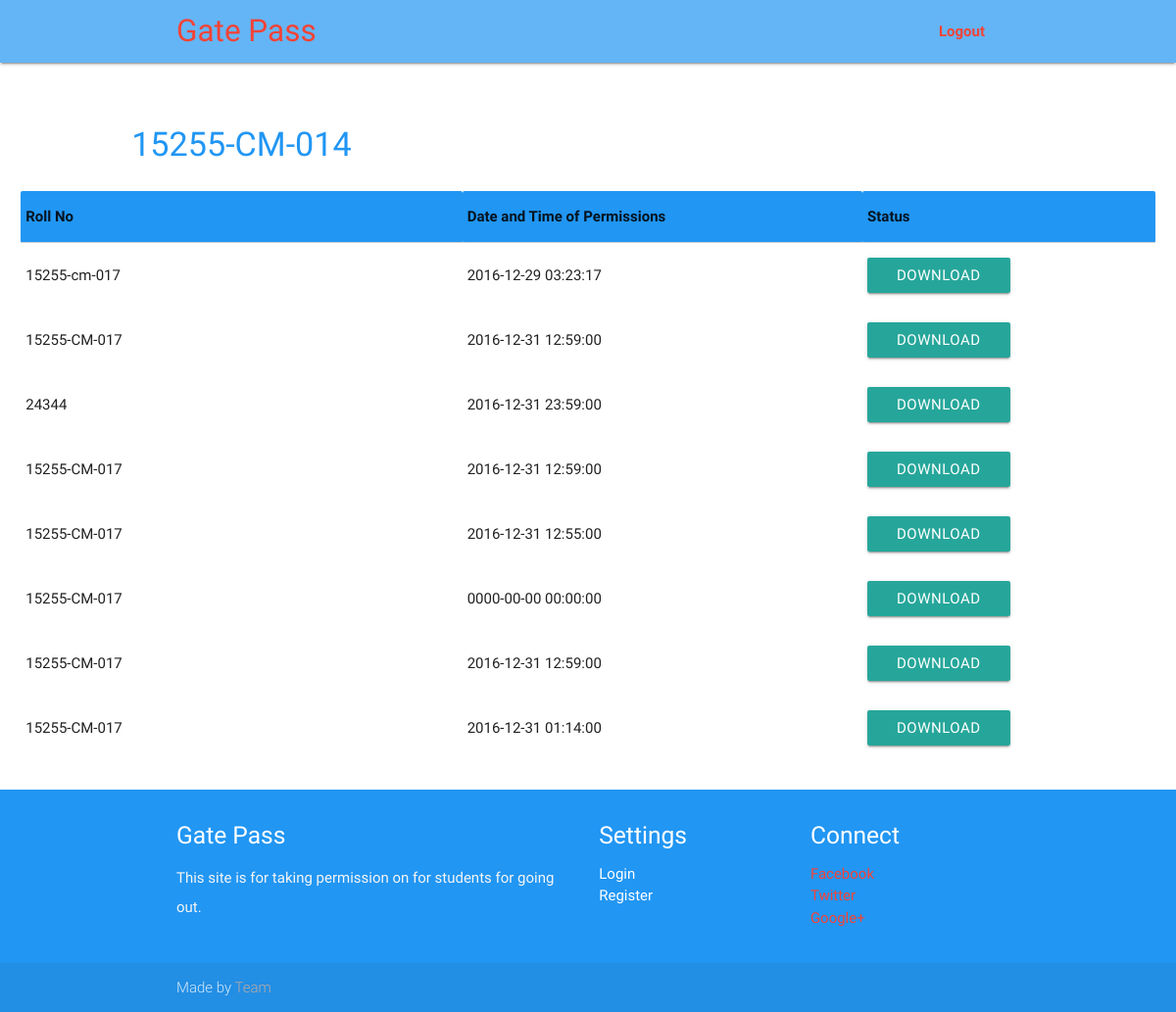
Screenshot of /dashboard3.php (signed in) with the database file from the repository.
### tables this page shows
CREATE TABLE `report` (
  `id` int(11) NOT NULL,
  `name` varchar(55) NOT NULL,
  `rollno` varchar(20) NOT NULL,
  `college` varchar(80) NOT NULL,
  `branch` varchar(80) NOT NULL,
  `date` date NOT NULL,
  `time` time NOT NULL,
  `subject` varchar(80) NOT NULL,
  `status` int(11) NOT NULL DEFAULT '3'
);

### dashboard3.php (the view, shortened to what this page needs)
<!DOCTYPE html>
<html>
<head>
  <link href="css/materialize.min.css" type="text/css" rel="stylesheet" media="screen,projection"/>
  <link href="css/style.css" type="text/css" rel="stylesheet" media="screen,projection"/>
</head>
<body class="white lighten-4">
  <nav class="blue lighten-2" role="navigation">
    <div class="nav-wrapper container">
      <a id="logo-container" style="" href="#" class="red-text text-darker-5 brand-logo">Gate Pass</a>
      <ul class="right ">
        <li class="cn"><a href="logout.php" class="red-text hvr-underline-from-center"><b>Logout</b></a></li>
      </ul>
    </div>
  </nav>
<div id="adc">
<center>
<div style="padding: 10px;">
	<br>
 <div class="row">
    <div id="test1" class="col s12">
    <table style="width: 100%;" class="highlight responsive-table">
        <thead>
       	  <tr>
       	  	<th >
       	  		<center><h4 class="blue-text">
<?php
            $servername = "localhost";
            $username = "root";
            $password = "";
            $dbname = "gatepass";
            $conn = new mysqli($servername, $username, $password, $dbname);
if(!isset($_SESSION['rollno']) && !isset($_SESSION['password'])){
  header('Location:index.php');
}else{
	echo $_SESSION["rollno"];
}
?></h4></center></th>
       	  </tr>
          <tr class="blue">
              <th data-field="rollno">Roll No</th>
              <th data-field="id">Date and Time of Permissions</th>
              <th cellspacing="100%!important;" data-field="price">Status</th>
          </tr>
        </thead>
        <tbody>
			<?php
      $i=355;
				$sa=mysqli_query($conn,"select * from report where status=1");
				while($ss=mysqli_fetch_array($sa)){
						echo '<tr><td>'.$ss['rollno'].'</td><td>'. $ss['date']." " . $ss['time']. '</td><td>';
						echo '<a id="moda" href="#modal'.$i.'" class="btn btn-small waves-effect waves-blue" >Download</a>';
						echo '<div id="modal'.$i.'" class="modal"><div class="modal-content">
							<center><h4 class="blue-text">Download the QR code</h4>
							<div id="qrcodeCanvs'.$i.'"></div></center>
							<div class="modal-footer"><a href="#!"  class=" modal-action modal-close waves-effect waves-green btn-flat">Close</a></div>
						</div>';
      $i++;
        }
      echo  '</td></tr>';
			 ?>
        </tbody>
      </table></div>
</center>
</div></div></div>
<footer class="page-footer blue">
    <div class="container">
      <div class="row">
        <div class="col l6 s12">
          <h5 class="white-text">Gate Pass</h5>
          <p class="grey-text text-lighten-4">This site is for taking permission on for students for going out.</p>
        </div>
        <div class="col l3 s12">
          <h5 class="white-text">Settings</h5>
          <ul>
            <li><a class="white-text" href="search.php">Login</a></li>
            <li><a class="white-text" href="register.php">Register</a></li>
          </ul>
        </div>
        <div class="col l3 s12">
          <h5 class="white-text">Connect</h5>
          <ul>
            <li><a class="red-text" href="#!">Facebook</a></li>
            <li><a class="red-text" href="#!">Twitter</a></li>
            <li><a class="red-text" href="#!">Google+</a></li>
          </ul>
        </div>
      </div>
    </div>
    <div class="footer-copyright">
      <div class="container">Made by <a class="brown-text text-lighten-3" style="cursor: wait;" href="#">Team</a>
      </div>
    </div>
  </footer>
</body>
</html>

### css/style.css (style rules this page uses)
nav ul a, nav .brand-logo { color: #444; }
p { line-height: 2rem; }
footer.page-footer { margin: 0; }

### dashboard3.php (style rules this page uses)
.hvr-underline-from-center:before { background: #7e57c2!important; }

### rows the page displays
report: rollno "15255-cm-017", date "2016-12-29", time "03:23:17"
report: rollno "15255-CM-017", date "2016-12-31", time "12:59:00"
report: rollno "24344", date "2016-12-31", time "23:59:00"
report: rollno "15255-CM-017", date "2016-12-31", time "12:59:00"
report: rollno "15255-CM-017", date "2016-12-31", time "12:55:00"
report: rollno "15255-CM-017", date "0000-00-00", time "00:00:00"
report: rollno "15255-CM-017", date "2016-12-31", time "12:59:00"
report: rollno "15255-CM-017", date "2016-12-31", time "01:14:00"

### other values shown
$_SESSION["rollno"] "15255-CM-014"
